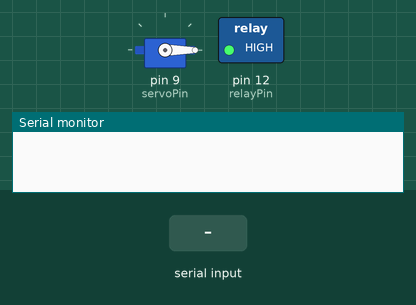
Simulated run of this sketch. Board: Arduino Uno, built with avr-gcc and run on an emulated ATmega328P. Parts: servo, switched loads named in the sketch (green lamp = pin HIGH), the last lines printed to the serial monitor. Inputs (shaded band) come from the test bench.

Above: at 1.2 s.
1.3 s: "light on" received over the second serial link
At 2.9 s:
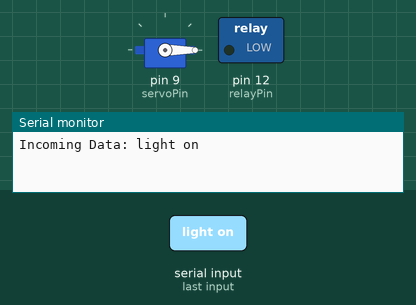
3.8 s: "Go Up" received over the second serial link
At 5.2 s:
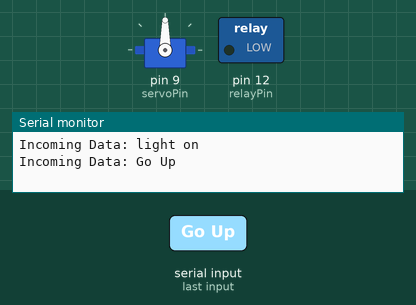
6.3 s: "light off" received over the second serial link
At 7.9 s:
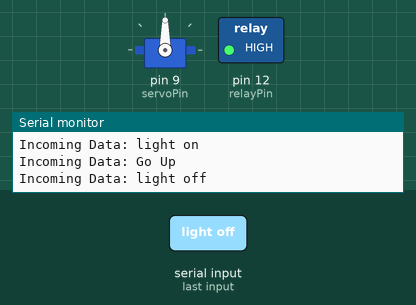
Timing chart, 0 to 9.4 s (numbered marks = the images above; inputs shaded):
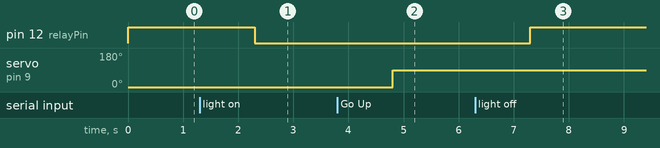

Measured:
- after the input at 1.3 s, pin 12 (relayPin): HIGH → LOW after 1.0 s
- after the input at 3.8 s, servo on pin 9 (servoPin): 0° → 90° after 1.0 s
- after the input at 6.3 s, pin 12 (relayPin): LOW → HIGH after 1.0 s

The sketch:

Arduino_Bluetooth_Trainer.ino
```cpp
// Feedback project with bluetooth
#include <SoftwareSerial.h>
#include <Servo.h>

// Buetooth object
const int txd = 2;  // Connect bluetooth's RXD pin
const int rxd = 3;  // Connect bluetooth's TXD pin
SoftwareSerial myBluetooth(rxd, txd);
String incomingData, fromSerial;

// create an object for servo-motor
Servo myServo;
const int servoPin = 9;
int servoAngle = 0;
const int relayPin = 12;

void setup() {
  myBluetooth.begin(9600);  // begin bluetooth communication
  Serial.begin(9600);       //begin Serialcommunication

  // initialize servo motor
  pinMode(servoPin, OUTPUT);
  myServo.attach(servoPin);
  myServo.write(servoAngle);

  pinMode(relayPin, OUTPUT);
  digitalWrite(relayPin, HIGH);

}  // end setup

void loop() {
  int prompt = 0;

  // fetching commands
  if (myBluetooth.available() > 0) {
    incomingData = myBluetooth.readString();
    Serial.print("Incoming Data: ");
    Serial.println(incomingData);  //Print it on the Serial monitor

    // Control with commands from bluetooth module
    if (incomingData == "light on" || incomingData == "Light on" || incomingData == "lights on") {
      prompt = 1;
    }  // end if

    if (incomingData == "light off" || incomingData == "lights off" || incomingData == "Light off") {
      prompt = 2;
    }  // end if

    if (incomingData == "Go Up" || incomingData == "go up" || incomingData == "Go Up") {
      prompt = 3;
    }  // end if

    if (incomingData == "Down " || incomingData == "down" || incomingData == "down ") {
      prompt = 4;
    }  // end if
  }    // end if

  switch (prompt) {
    case 1:
      digitalWrite(relayPin, LOW);
      myBluetooth.println("Light bulb is on!");
      break;

    case 2:
      digitalWrite(relayPin, HIGH);
      myBluetooth.println("Light bulb is off!");
      break;

    case 3:
      myServo.write(90);
      delay(10);
      break;

    case 4:
      myServo.write(0);
      delay(10);
      break;

    case 5:
      // doSomethingElse()
      break;

    default:
      break;
  }
}
```
